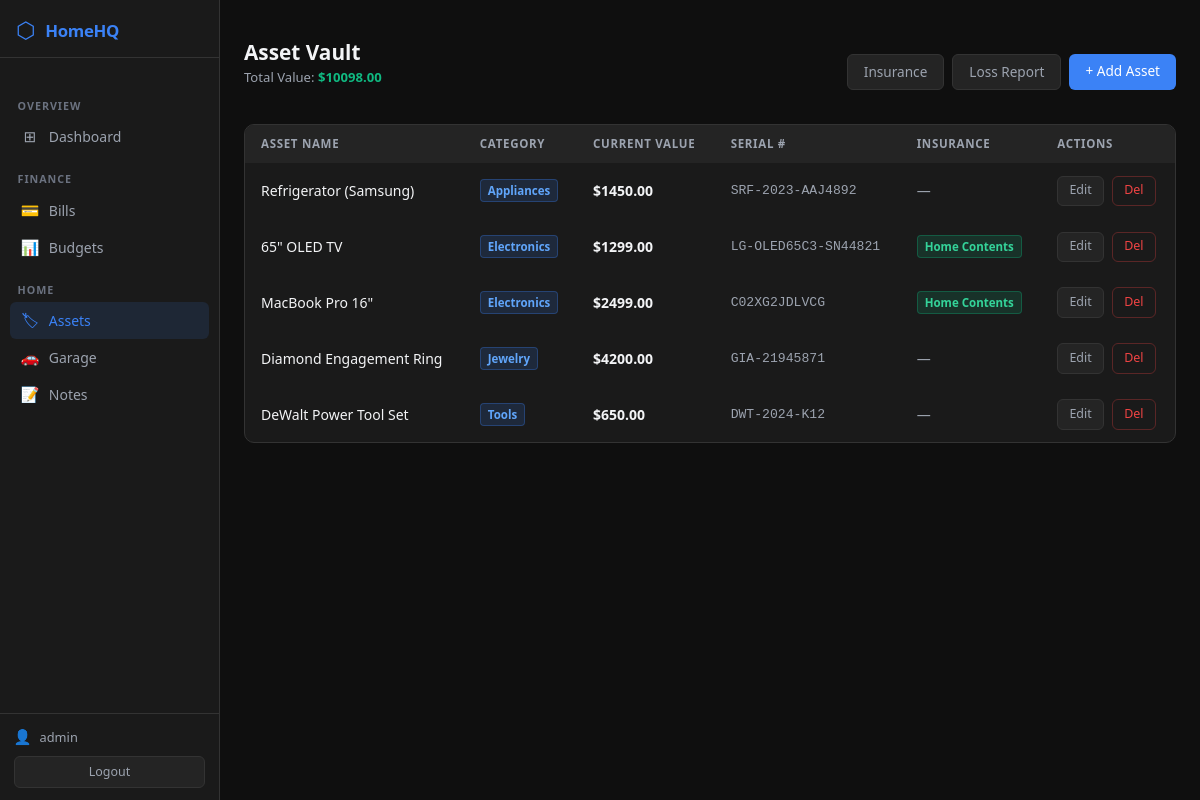
The app's page /assets/ (signed in) with its own data.
### assets/models.py (models this page shows, shortened)
class Asset(models.Model):
    name = models.CharField(max_length=200)
    category = models.CharField(max_length=50, choices=ASSET_CATEGORY_CHOICES, default='other')
    value = models.DecimalField(max_digits=12, decimal_places=2)
    serial_number = models.CharField(max_length=200, blank=True)
    purchase_date = models.DateField(null=True, blank=True)
    purchase_price = models.DecimalField(max_digits=12, decimal_places=2, null=True, blank=True)
    insurance_policy = models.ForeignKey(InsurancePolicy, on_delete=models.SET_NULL, null=True, blank=True, related_name='assets')
    receipt_image = models.ImageField(upload_to='receipts/', null=True, blank=True)
    manual = models.FileField(upload_to='manuals/', null=True, blank=True)
    notes = models.TextField(blank=True)
    created_at = models.DateTimeField(auto_now_add=True)
    class Meta:
        ordering = ['category', 'name']

class InsurancePolicy(models.Model):
    name = models.CharField(max_length=200)
    provider = models.CharField(max_length=200)
    policy_number = models.CharField(max_length=100)
    coverage_amount = models.DecimalField(max_digits=12, decimal_places=2, null=True, blank=True)
    expiry_date = models.DateField(null=True, blank=True)
    notes = models.TextField(blank=True)

### assets/views.py (the view)
# urls.py: path('', views.asset_list, name='asset_list'),
@login_required
def asset_list(request):
    category = request.GET.get('category', '')
    assets = Asset.objects.all()
    if category:
        assets = assets.filter(category=category)
    total = sum(a.value for a in assets)
    return render(request, 'assets/asset_list.html', {'assets': assets, 'total': total, 'category': category})

### templates/assets/asset_list.html (shortened to what this page needs)
{% extends 'base.html' %}
{% block content %}
<div class="page-header mt-3">
  <div>
    <h1 class="page-title">Asset Vault</h1>
    <p class="page-subtitle">Total Value: <strong style="color:var(--accent-green);">${{ total|floatformat:2 }}</strong></p>
  </div>
  <div class="d-flex gap-2">
    <a href="{% url 'insurance_list' %}" class="btn-hq-secondary text-decoration-none">Insurance</a>
    <a href="{% url 'loss_report' %}" class="btn-hq-secondary text-decoration-none">Loss Report</a>
    <a href="{% url 'asset_create' %}" class="btn-hq-primary text-decoration-none">+ Add Asset</a>
  </div>
</div>
<div class="card-hq" style="padding:0;overflow:hidden;">
  <table class="table-hq w-100">
    <thead>
      <tr>
        <th>Asset Name</th>
        <th>Category</th>
        <th>Current Value</th>
        <th>Serial #</th>
        <th>Insurance</th>
        <th>Actions</th>
      </tr>
    </thead>
    <tbody>
      {% for asset in assets %}
      <tr>
        <td><span style="font-weight:500;">{{ asset.name }}</span></td>
        <td><span class="badge-hq-blue">{{ asset.get_category_display }}</span></td>
        <td style="font-weight:600;">${{ asset.value|floatformat:2 }}</td>
        <td style="color:var(--text-muted);font-family:monospace;font-size:0.82rem;">{{ asset.serial_number|default:"—" }}</td>
        <td>{% if asset.insurance_policy %}<span class="badge-hq-green">{{ asset.insurance_policy.name }}</span>{% else %}<span class="text-muted-hq">—</span>{% endif %}</td>
        <td>
          <div class="d-flex gap-2">
            <a href="{% url 'asset_edit' asset.pk %}" class="btn-hq-secondary text-decoration-none" style="font-size:0.78rem;padding:0.3rem 0.7rem;">Edit</a>
            <a href="{% url 'asset_delete' asset.pk %}" class="btn-hq-danger text-decoration-none" style="font-size:0.78rem;padding:0.3rem 0.7rem;">Del</a>
          </div>
        </td>
      </tr>
      {% empty %}
      <tr><td colspan="6" style="text-align:center;padding:2rem;color:var(--text-muted);">No assets yet. <a href="{% url 'asset_create' %}" style="color:var(--accent-blue);">Add one.</a></td></tr>
      {% endfor %}
    </tbody>
  </table>
</div>
{% endblock %}

### templates/base.html (shortened to what this page needs)
{% load static %}
<!DOCTYPE html>
<html lang="en">
<head>
  <link rel="stylesheet" href="{% static 'css/bootstrap.min.css' %}">
  <link rel="stylesheet" href="{% static 'css/homehq.css' %}">
</head>
<body>
<div class="shell">
  <aside class="sidebar">
    <a class="sidebar-brand text-decoration-none" href="{% url 'dashboard' %}">
      <span class="sidebar-brand-icon">⬡</span>
      <span class="sidebar-brand-text">HomeHQ</span>
    </a>
    <nav class="sidebar-nav mt-3">
      <div class="sidebar-section-label">Overview</div>
      <a class="sidebar-link text-decoration-none {% if request.resolver_match.url_name == 'dashboard' %}active{% endif %}"
         href="{% url 'dashboard' %}">
        <span class="sidebar-icon">⊞</span> Dashboard
      </a>
      <div class="sidebar-section-label">Finance</div>
      <a class="sidebar-link text-decoration-none {% if 'bills' in request.path %}active{% endif %}"
         href="{% url 'bill_list' %}">
        <span class="sidebar-icon">💳</span> Bills
      </a>
      <a class="sidebar-link text-decoration-none {% if 'budgets' in request.path %}active{% endif %}"
         href="{% url 'budget_list' %}">
        <span class="sidebar-icon">📊</span> Budgets
      </a>
      <div class="sidebar-section-label">Home</div>
      <a class="sidebar-link text-decoration-none {% if 'assets' in request.path %}active{% endif %}"
         href="{% url 'asset_list' %}">
        <span class="sidebar-icon">🏷</span> Assets
      </a>
      <a class="sidebar-link text-decoration-none {% if 'vehicles' in request.path %}active{% endif %}"
         href="{% url 'vehicle_list' %}">
        <span class="sidebar-icon">🚗</span> Garage
      </a>
      <a class="sidebar-link text-decoration-none {% if 'notes' in request.path %}active{% endif %}"
         href="{% url 'note_list' %}">
        <span class="sidebar-icon">📝</span> Notes
      </a>
    </nav>
    <div class="sidebar-footer">
      <div class="sidebar-user">
        <span class="sidebar-user-icon">👤</span>
        <span class="sidebar-username">{{ request.user.username }}</span>
      </div>
      <form method="post" action="{% url 'logout' %}" style="margin:0;">
        <button type="submit" class="sidebar-logout-btn">Logout</button>
      </form>
    </div>
  </aside>
  <div class="main-area">
    <div class="page-container">
      {% block content %}{% endblock %}
    </div>
  </div>
</div>
</body>
</html>

### records on screen
Asset: name "Refrigerator (Samsung)", category "Appliances", value "1450.00", serial_number "SRF-2023-AAJ4892"
Asset: name "65\" OLED TV", category "Electronics", value "1299.00", serial_number "LG-OLED65C3-SN44821", insurance_policy.name "Home Contents"
Asset: name "MacBook Pro 16\"", category "Electronics", value "2499.00", serial_number "C02XG2JDLVCG", insurance_policy.name "Home Contents"
Asset: name "Diamond Engagement Ring", category "Jewelry", value "4200.00", serial_number "GIA-21945871"
Asset: name "DeWalt Power Tool Set", category "Tools", value "650.00", serial_number "DWT-2024-K12"

### other values on screen
{{ request.user.username }} "admin"
{{ total|floatformat:2 }} "10098.00"
